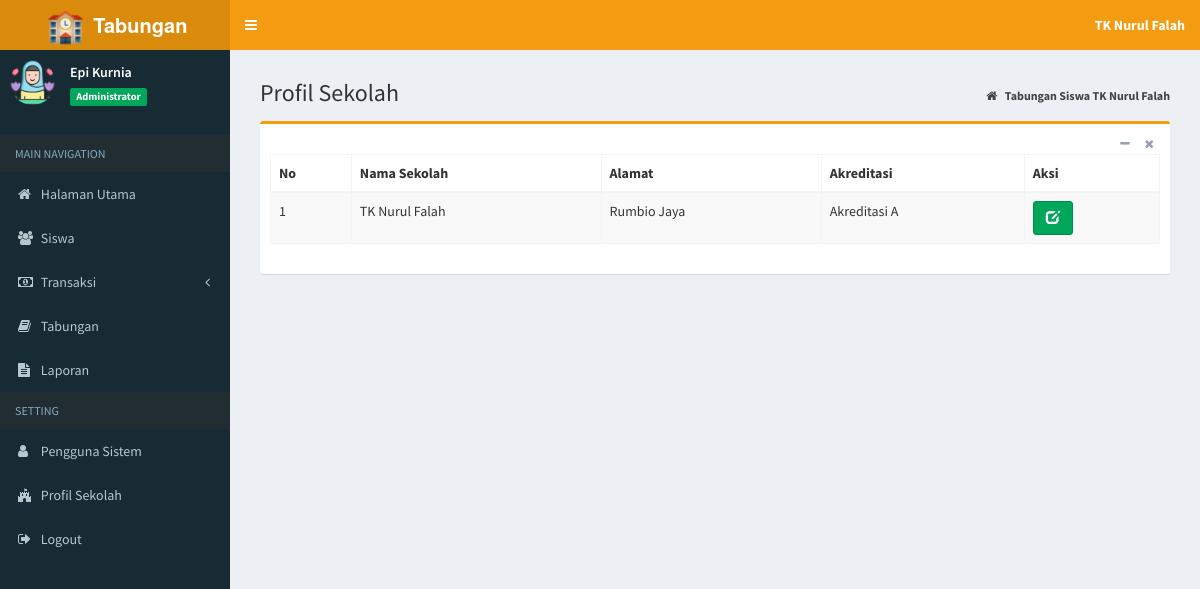
Page /index.php?page=MyApp/data_profil (signed in) on the committed database.
### tables this page shows
CREATE TABLE `tb_profil` (
  `id_profil` int(11) NOT NULL,
  `nama_sekolah` varchar(200) NOT NULL,
  `alamat` varchar(400) NOT NULL,
  `akreditasi` char(2) NOT NULL
);

### admin/profil/data_profil.php (the view)
<section class="content-header">
	<h1>
		Profil Sekolah
	</h1>
	<ol class="breadcrumb">
		<li>
			<a href="index.php">
				<i class="fa fa-home"></i>
				<b>Tabungan Siswa TK Nurul Falah</b>
			</a>
		</li>
	</ol>
</section>
<section class="content">
	<div class="box box-warning">
		<div class="box-header">
			<div class="box-tools pull-right">
				<button type="button" class="btn btn-box-tool" data-widget="collapse">
					<i class="fa fa-minus"></i>
				</button>
				<button type="button" class="btn btn-box-tool" data-widget="remove">
					<i class="fa fa-remove"></i>
				</button>
			</div>
		</div>
		<div class="box-body">
			<div class="table-responsive">
				<table class="table table-bordered table-striped">
					<thead>
						<tr>
							<th>No</th>
							<th>Nama Sekolah</th>
							<th>Alamat</th>
							<th>Akreditasi</th>
							<th>Aksi</th>
						</tr>
					</thead>
					<tbody>
						<?php
                  $no = 1;
                  $sql = $koneksi->query("select * from tb_profil");
                  while ($data= $sql->fetch_assoc()) {
                ?>
						<tr>
							<td>
								<?php echo $no++; ?>
							</td>
							<td>
								<?php echo $data['nama_sekolah']; ?>
							</td>
							<td>
								<?php echo $data['alamat']; ?>
							</td>
							<td>
								Akreditasi
								<?php echo $data['akreditasi']; ?>
							</td>
							<td>
								<a href="?page=MyApp/edit_profil&kode=<?php echo $data['id_profil']; ?>" title="Ubah"
								 class="btn btn-success">
									<i class="glyphicon glyphicon-edit"></i>
								</a>
							</td>
						</tr>
						<?php
                  }
                ?>
					</tbody>
				</table>
			</div>
		</div>
	</div>
</section>

### index.php (shortened to what this page needs)
<?php
    if (isset($_SESSION["ses_username"])==""){
		header("location: login.php");
    }else{
      $data_nama = $_SESSION["ses_nama"];
      $data_level = $_SESSION["ses_level"];
    }
    include "inc/koneksi.php";
	$sql = $koneksi->query("SELECT * from tb_profil");
	while ($data= $sql->fetch_assoc()) {
		$nama=$data['nama_sekolah'];
	}
?>
<!DOCTYPE html>
<html>
<head>
	<link rel="stylesheet" href="bootstrap/css/bootstrap.min.css">
	<link rel="stylesheet" href="https://cdnjs.cloudflare.com/ajax/libs/font-awesome/4.5.0/css/font-awesome.min.css">
	<link rel="stylesheet" href="https://cdnjs.cloudflare.com/ajax/libs/ionicons/2.0.1/css/ionicons.min.css">
	<link rel="stylesheet" href="plugins/datatables/dataTables.bootstrap.css">
	<link rel="stylesheet" href="plugins/select2/select2.min.css">
	<link rel="stylesheet" href="dist/css/AdminLTE.min.css">
	<link rel="stylesheet" href="dist/css/skins/_all-skins.min.css">
</head>
<body class="hold-transition skin-yellow sidebar-mini">
	<div class="wrapper">
		<header class="main-header">
			<a href="index.php" class="logo">
				<span class="logo-lg">
					<img src="dist/img/logo.png" width="45px">
					<b>Tabungan</b>
				</span>
			</a>
			<nav class="navbar navbar-static-top">
				<a href="#" class="sidebar-toggle" data-toggle="offcanvas" role="button">
				</a>
				<div class="navbar-custom-menu">
					<ul class="nav navbar-nav">
						<li class="dropdown messages-menu">
							<a class="dropdown-toggle" data-toggle="dropdown">
								<span>
									<b>
										<?= $nama; ?>
									</b>
								</span>
							</a>
						</li>
					</ul>
				</div>
			</nav>
		</header>
		<aside class="main-sidebar">
			<section class="sidebar">
				</<b>
				<div class="user-panel">
					<div class="pull-left image">
						<img src="dist/img/avatar.png" class="img-circle" alt="User Image">
					</div>
					<div class="pull-left info">
						<p>
							<?php echo $data_nama; ?>
						</p>
						<span class="label label-success">
							<?php echo $data_level; ?>
						</span>
					</div>
				</div>
				<ul class="sidebar-menu">
					<li class="header">MAIN NAVIGATION</li>
					<?php
          if ($data_level=="Administrator"){
        ?>
					<li class="treeview">
						<a href="?page=admin">
							<i class="fa fa-home"></i>
							<span>Halaman Utama</span>
						</a>
					</li>
					<li class="treeview">
						<a href="?page=MyApp/data_siswa">
							<i class="fa fa-users"></i>
							<span>Siswa</span>
						</a>
					</li>
					<li class="treeview">
						<a href="#">
							<i class="fa fa-money"></i>
							<span>Transaksi</span>
							<span class="pull-right-container">
								<i class="fa fa-angle-left pull-right"></i>
							</span>
						</a>
					</li>
					<li class="treeview">
						<a href="?page=view_tabungan">
							<i class="fa fa-book"></i>
							<span>Tabungan</span>
						</a>
					</li>
					<li class="treeview">
						<a href="?page=laporan">
							<i class="fa fa-file-text"></i>
							<span>Laporan</span>
						</a>
					</li>
					<li class="header">SETTING</li>
					<li class="treeview">
						<a href="?page=MyApp/data_pengguna">
							<i class="fa fa-user"></i>
							<span>Pengguna Sistem</span>
						</a>
					</li>
					<li class="treeview">
						<a href="?page=MyApp/data_profil">
							<i class="fa fa-fort-awesome"></i>
							<span>Profil Sekolah</span>
						</a>
					</li>
					<?php
            }
          ?>
					<li>
						<a href="logout.php" onclick="return confirm('Anda yakin keluar dari aplikasi ?')">
							<i class="fa fa-sign-out"></i>
							<span>Logout</span>
						</a>
					</li>
			</section>
		</aside>
		<div class="content-wrapper">
			<section class="content">
				<?php
      if(isset($_GET['page'])){
          $hal = $_GET['page'];
          switch ($hal) {
              case 'MyApp/data_profil':
                  include "admin/profil/data_profil.php";
                  break;
          }
                        }
    ?>
			</section>
		</div>
</body>
</html>

### rows in the picture
tb_profil: nama_sekolah "TK Nurul Falah", alamat "Rumbio Jaya", akreditasi "A"

### other values in the picture
$data_nama "Epi Kurnia"
$data_level "Administrator"
